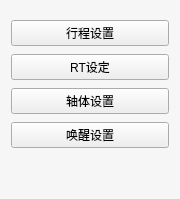
       <widget class="QFrame" name="frameSet">
        <property name="minimumSize">
         <size>
          <width>180</width>
          <height>0</height>
         </size>
        </property>
        <property name="maximumSize">
         <size>
          <width>180</width>
          <height>16777215</height>
         </size>
        </property>
        <property name="styleSheet">
         <string notr="true">QFrame{background-color: #F6F6F6;border-radius:32px;}</string>
        </property>
        <property name="frameShape">
         <enum>QFrame::Shape::NoFrame</enum>
        </property>
        <property name="frameShadow">
         <enum>QFrame::Shadow::Plain</enum>
        </property>
        <property name="lineWidth">
         <number>0</number>
        </property>
        <layout class="QVBoxLayout" name="verticalLayout_2">
         <property name="spacing">
          <number>8</number>
         </property>
         <property name="topMargin">
          <number>20</number>
         </property>
         <item>
          <widget class="QPushButton" name="pushButtonSet1">
           <property name="text">
            <string>行程设置</string>
           </property>
          </widget>
         </item>
         <item>
          <widget class="QPushButton" name="pushButtonSet2">
           <property name="text">
            <string>RT设定</string>
           </property>
          </widget>
         </item>
         <item>
          <widget class="QPushButton" name="pushButtonSet3">
           <property name="text">
            <string>轴体设置</string>
           </property>
          </widget>
         </item>
         <item>
          <widget class="QPushButton" name="pushButtonSet4">
           <property name="text">
            <string>唤醒设置</string>
           </property>
          </widget>
         </item>
         <item>
          <spacer name="verticalSpacer">
           <property name="orientation">
            <enum>Qt::Orientation::Vertical</enum>
           </property>
           <property name="sizeHint" stdset="0">
            <size>
             <width>20</width>
             <height>40</height>
            </size>
           </property>
          </spacer>
         </item>
        </layout>
       </widget>
